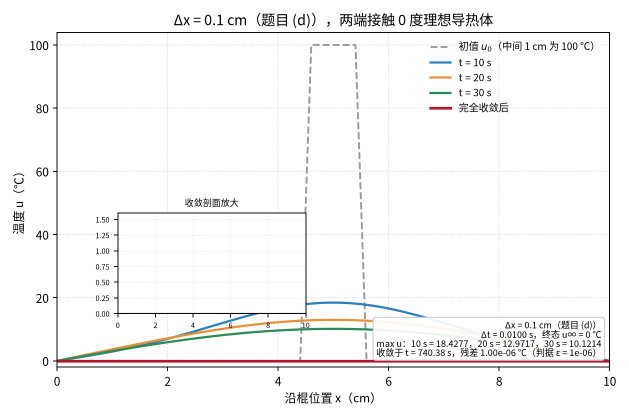
#> input picture Computational_Physics/heat_diffusion/data/fig_d1_dirichlet_dx01.png, 1258 x 833 px, found by its file name (shown at 1/2 size); its folder holds only this picture in this run
$ python check_figs.py
#> lines starting #> are read from the running program, lines starting #| are printed output that depends on the picture
#!/usr/bin/env python3
# -*- coding: utf-8 -*-
"""
交付图的像素级核对。

不去"看"图，而是把 PNG 读成数组，检查：
  1) 文件存在、尺寸合理、不是空白；
  2) 图例里承诺的每条曲线，其颜色在画布上真的出现了足够多的像素；
  3) 时空图用的是 viridis，端点色必须都在；
  4) 文字渲染出来了（深色像素数量级对）。
任何一项不达标就非零退出——图形交付和数字交付一样要能被证伪。
"""

import os
import sys

import numpy as np
from PIL import Image

# 与 plot_final.py 保持一致的配色
COLORS = {
    "u0":   (0x99, 0x99, 0x99),
    "t10":  (0x2c, 0x7f, 0xb8),
    "t20":  (0xe6, 0x91, 0x3a),
    "t30":  (0x2e, 0x8b, 0x57),
    "conv": (0xb2, 0x18, 0x2b),
}
VIRIDIS_LO = (0x44, 0x01, 0x54)
VIRIDIS_HI = (0xfd, 0xe7, 0x25)

checks = 0
fails = 0


def report(ok, label, detail):
    global checks, fails
    checks += 1
    if not ok:
        fails += 1
    print(f"  [{'PASS' if ok else 'FAIL'}] {label:44s} {detail}")


def load(path):
#> called with path = 'data/fig_d1_dirichlet_dx01.png'
    img = Image.open(path).convert("RGB")
    return np.asarray(img).astype(int), img.size


def near(arr, rgb, tol=18):
    d = np.abs(arr - np.array(rgb)).max(axis=2)
    return (d <= tol).sum()


def check_main(path, need_conv_inset):
    arr, size = load(path)
#> size = (1258, 833)
    w, h = size
#> w = 1258; h = 833
    report(w > 900 and h > 600, f"{os.path.basename(path)} 尺寸", f"{w}x{h}")
    nonwhite = (arr.max(axis=2) < 245).sum()
#> nonwhite = 65176
    frac = nonwhite / (w * h)
#> frac = 0.0622
    report(frac > 0.02, f"{os.path.basename(path)} 非空白比例",
           f"{100*frac:.2f}% 像素有内容")
#|   [PASS] fig_d1_dirichlet_dx01.png 非空白比例              6.22% 像素有内容
    counts = {k: near(arr, v) for k, v in COLORS.items()}
#> in near, `d = np.abs(arr - np.array(rgb)).max(axis=2)`:
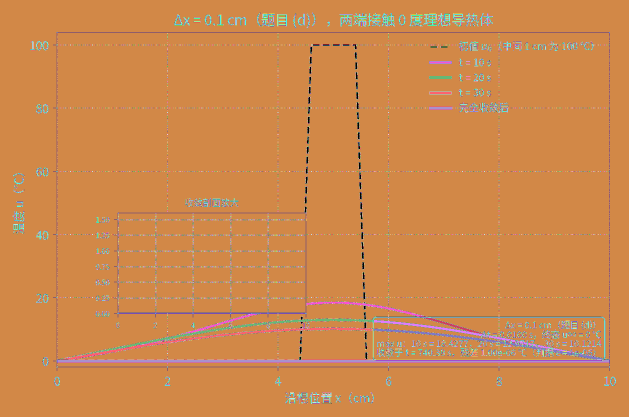
#> d: shape (833, 1258) int64 (shown at 1/2 size); 154 distinct labels, from 0 to 153; one colour per label, 0 black
#> call 2 of near, with rgb = (44, 127, 184), tol = 18
#> in near (call 2), `d = np.abs(arr - np.array(rgb)).max(axis=2)`:
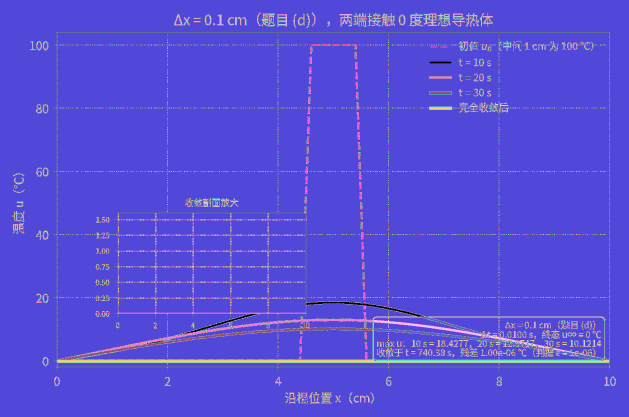
#> d: shape (833, 1258) int64 (shown at 1/2 size); 212 distinct labels, from 0 to 211; one colour per label, 0 black
#> call 3 of near, with rgb = (230, 145, 58), tol = 18
#> in near (call 3), `d = np.abs(arr - np.array(rgb)).max(axis=2)`:
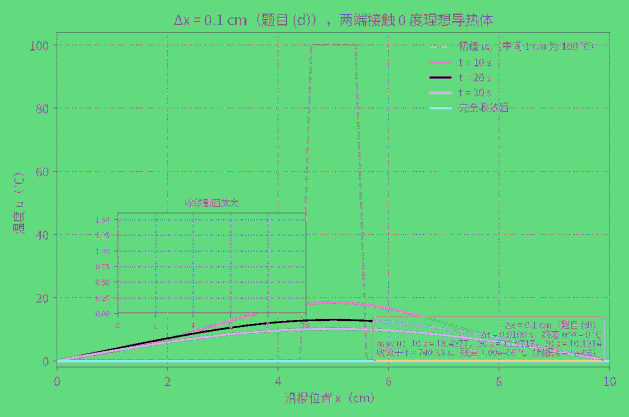
#> d: shape (833, 1258) int64 (shown at 1/2 size); 230 distinct labels, from 0 to 230; one colour per label, 0 black
#> call 4 of near, with rgb = (46, 139, 87), tol = 18
#> in near (call 4), `d = np.abs(arr - np.array(rgb)).max(axis=2)`:
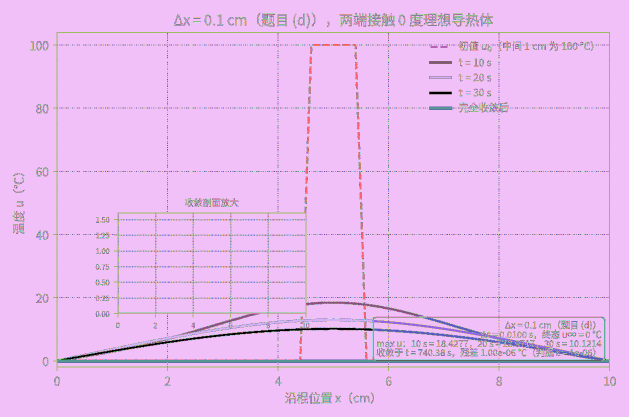
#> d: shape (833, 1258) int64 (shown at 1/2 size); 210 distinct labels, from 0 to 209; one colour per label, 0 black
#> in near (call 5), `d = np.abs(arr - np.array(rgb)).max(axis=2)`:
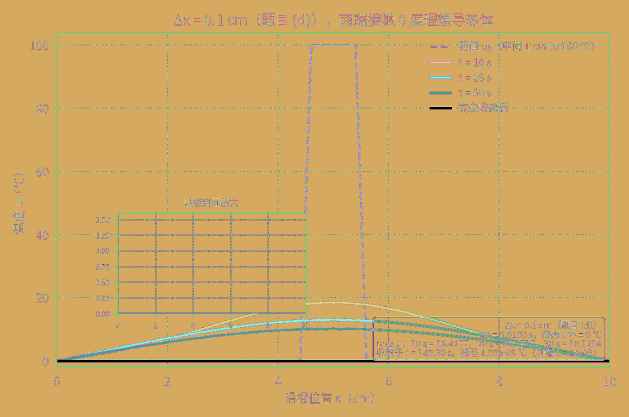
#> d: shape (833, 1258) int64 (shown at 1/2 size); 163 distinct labels, from 0 to 231; one colour per label, 0 black
#> counts = {'u0': 5310, 't10': 1629, 't20': 2201, 't30': 2507, 'conv': 4822}
    # 每条曲线至少要有几百个像素：线宽 1.9pt、170dpi、跨 101 个点
    for name, minimum in (("u0", 400), ("t10", 600), ("t20", 600),
                          ("t30", 600), ("conv", 600)):
        report(counts[name] >= minimum,
               f"{os.path.basename(path)} 曲线 {name}",
               f"{counts[name]} px（需 >= {minimum}）")
#> this loop made 5 passes
#|   [PASS] fig_d1_dirichlet_dx01.png 曲线 u0              5310 px（需 >= 400）
#|   [PASS] fig_d1_dirichlet_dx01.png 曲线 t10             1629 px（需 >= 600）
#|   [PASS] fig_d1_dirichlet_dx01.png 曲线 t20             2201 px（需 >= 600）
#|   [PASS] fig_d1_dirichlet_dx01.png 曲线 t30             2507 px（需 >= 600）
#|   [PASS] fig_d1_dirichlet_dx01.png 曲线 conv            4822 px（需 >= 600）
    dark = (arr.max(axis=2) < 100).sum()
#> dark = 22369
    report(dark > 3000, f"{os.path.basename(path)} 文字/线条渲染",
           f"{dark} 个深色像素")
#|   [PASS] fig_d1_dirichlet_dx01.png 文字/线条渲染            22369 个深色像素
    return counts


def check_compare(path, ref):
    """ref 是单网格主图的同色像素数。对照图每个时刻画细+粗两条曲线，
       同色像素必须明显更多；这比"某个颜色不该出现"可靠——文字抗锯齿
       本来就会产生各种灰度，拿灰色像素数当"没画初值线"的证据是假判据。"""
    arr, size = load(path)
    for name in ("t10", "t20", "t30"):
        got = near(arr, COLORS[name])
        report(got >= 1.4 * ref[name],
               f"{os.path.basename(path)} 双色对照 {name}",
               f"{got} px vs 单网格 {ref[name]} px（需 >= 1.4 倍）")
    # 下面板的两条零线（#333333）必须画出来
    report(near(arr, (0x33, 0x33, 0x33), tol=12) > 400,
           f"{os.path.basename(path)} 差值面板的零线",
           f"{near(arr, (0x33, 0x33, 0x33), tol=12)} px")


def check_evolution(path):
    arr, size = load(path)
    lo = near(arr, VIRIDIS_LO, tol=24)
    hi = near(arr, VIRIDIS_HI, tol=24)
    report(lo > 2000, f"{os.path.basename(path)} viridis 低端（0 度）",
           f"{lo} px")
    report(hi > 200, f"{os.path.basename(path)} viridis 高端（100 度）",
           f"{hi} px")
    report(near(arr, (0x2a, 0x78, 0x8e), tol=30) > 2000,
           f"{os.path.basename(path)} 中段温度存在", "青色像素充足")


def check_scheme(path):
    arr, size = load(path)
    # 左panel 的 r=0.69 锯齿用橙色与绿色；右panel 的 CN r=500 用红色
    for name, minimum in (("t10", 500), ("t20", 400), ("t30", 400),
                          ("conv", 400)):
        report(near(arr, COLORS[name]) >= minimum,
               f"{os.path.basename(path)} 方案对照 {name}",
               f"{near(arr, COLORS[name])} px")


def check_budget(path):
    arr, size = load(path)
    blue = near(arr, COLORS["t10"])
    red = near(arr, COLORS["conv"])
    report(blue > 1500, f"{os.path.basename(path)} 格式误差柱（蓝）",
           f"{blue} px")
    report(red > 1500, f"{os.path.basename(path)} 表示误差柱（红）",
           f"{red} px")


def main():
    datadir = sys.argv[1] if len(sys.argv) > 1 else "data"
    print("== 交付图像素核对 ==")

    mains = [("fig_d1_dirichlet_dx01.png", True),
             ("fig_d2_periodic_dx01.png", False),
             ("fig_e1_dirichlet_dx02.png", True),
             ("fig_e2_periodic_dx02.png", False)]
    ref_counts = None
    for name, inset in mains:
        path = os.path.join(datadir, name)
        if not os.path.exists(path):
            report(False, name, "文件不存在")
            continue
        counts = check_main(path, inset)
        if name.startswith("fig_d1"):
            ref_counts = counts
#> ref_counts has the same summary as counts in check_main
        pdf = os.path.splitext(path)[0] + ".pdf"
        report(os.path.exists(pdf) and os.path.getsize(pdf) > 5000,
#> (the run stopped early here; a loop or call above may not have finished)
